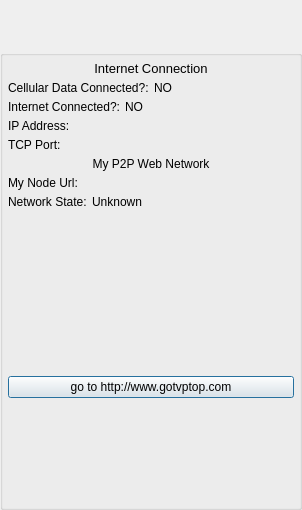
<?xml version="1.0" encoding="UTF-8"?>
<ui version="4.0">
 <class>ActivityNetworkStatusClass</class>
 <widget class="QDialog" name="ActivityNetworkStatusClass">
  <property name="geometry">
   <rect>
    <x>0</x>
    <y>0</y>
    <width>302</width>
    <height>510</height>
   </rect>
  </property>
  <property name="minimumSize">
   <size>
    <width>0</width>
    <height>0</height>
   </size>
  </property>
  <property name="maximumSize">
   <size>
    <width>16777215</width>
    <height>16777215</height>
   </size>
  </property>
  <property name="windowTitle">
   <string>About P2PThing</string>
  </property>
  <layout class="QVBoxLayout" name="verticalLayout">
   <property name="spacing">
    <number>0</number>
   </property>
   <property name="leftMargin">
    <number>0</number>
   </property>
   <property name="topMargin">
    <number>0</number>
   </property>
   <property name="rightMargin">
    <number>0</number>
   </property>
   <property name="bottomMargin">
    <number>0</number>
   </property>
   <item>
    <widget class="TitleBarWidget" name="m_TitleBarWidget" native="true">
     <property name="sizePolicy">
      <sizepolicy hsizetype="Preferred" vsizetype="Preferred">
       <horstretch>0</horstretch>
       <verstretch>0</verstretch>
      </sizepolicy>
     </property>
     <property name="minimumSize">
      <size>
       <width>0</width>
       <height>50</height>
      </size>
     </property>
     <property name="maximumSize">
      <size>
       <width>16777215</width>
       <height>16777215</height>
      </size>
     </property>
    </widget>
   </item>
   <item>
    <widget class="QGroupBox" name="StyledDlgItemsBox">
     <property name="minimumSize">
      <size>
       <width>0</width>
       <height>0</height>
      </size>
     </property>
     <property name="title">
      <string/>
     </property>
     <layout class="QVBoxLayout" name="verticalLayout_2">
      <property name="spacing">
       <number>5</number>
      </property>
      <property name="leftMargin">
       <number>5</number>
      </property>
      <property name="topMargin">
       <number>5</number>
      </property>
      <property name="rightMargin">
       <number>5</number>
      </property>
      <property name="bottomMargin">
       <number>5</number>
      </property>
      <item>
       <widget class="QLabel" name="m_NetworkTypeTile">
        <property name="font">
         <font>
          <pointsize>10</pointsize>
         </font>
        </property>
        <property name="text">
         <string>Internet Connection</string>
        </property>
        <property name="alignment">
         <set>Qt::AlignCenter</set>
        </property>
       </widget>
      </item>
      <item>
       <layout class="QHBoxLayout" name="horizontalLayout_4">
        <item>
         <widget class="QLabel" name="m_CellNetworkTitle">
          <property name="text">
           <string>Cellular Data Connected?:</string>
          </property>
         </widget>
        </item>
        <item>
         <widget class="QLabel" name="m_CellNetworkStateLabel">
          <property name="sizePolicy">
           <sizepolicy hsizetype="Expanding" vsizetype="Preferred">
            <horstretch>0</horstretch>
            <verstretch>0</verstretch>
           </sizepolicy>
          </property>
          <property name="text">
           <string>NO</string>
          </property>
         </widget>
        </item>
       </layout>
      </item>
      <item>
       <layout class="QHBoxLayout" name="horizontalLayout_3">
        <item>
         <widget class="QLabel" name="m_InternetConnectedTitle">
          <property name="text">
           <string>Internet Connected?:</string>
          </property>
         </widget>
        </item>
        <item>
         <widget class="QLabel" name="m_InternetConnectedStateLabel">
          <property name="sizePolicy">
           <sizepolicy hsizetype="Expanding" vsizetype="Preferred">
            <horstretch>0</horstretch>
            <verstretch>0</verstretch>
           </sizepolicy>
          </property>
          <property name="text">
           <string>NO</string>
          </property>
         </widget>
        </item>
       </layout>
      </item>
      <item>
       <layout class="QHBoxLayout" name="horizontalLayout_2">
        <item>
         <widget class="QLabel" name="m_IPAddressTitle">
          <property name="text">
           <string>IP Address:</string>
          </property>
         </widget>
        </item>
        <item>
         <widget class="QLabel" name="m_IPAddressValueLabel">
          <property name="sizePolicy">
           <sizepolicy hsizetype="Expanding" vsizetype="Preferred">
            <horstretch>0</horstretch>
            <verstretch>0</verstretch>
           </sizepolicy>
          </property>
          <property name="text">
           <string/>
          </property>
         </widget>
        </item>
       </layout>
      </item>
      <item>
       <layout class="QHBoxLayout" name="horizontalLayout">
        <item>
         <widget class="QLabel" name="m_TcpPortTitle">
          <property name="text">
           <string>TCP Port:</string>
          </property>
         </widget>
        </item>
        <item>
         <widget class="QLabel" name="m_TcpPortValueLabel">
          <property name="sizePolicy">
           <sizepolicy hsizetype="Expanding" vsizetype="Preferred">
            <horstretch>0</horstretch>
            <verstretch>0</verstretch>
           </sizepolicy>
          </property>
          <property name="text">
           <string/>
          </property>
         </widget>
        </item>
       </layout>
      </item>
      <item>
       <widget class="QLabel" name="labelCopywrite2">
        <property name="text">
         <string>My P2P Web Network</string>
        </property>
        <property name="alignment">
         <set>Qt::AlignCenter</set>
        </property>
       </widget>
      </item>
      <item>
       <layout class="QHBoxLayout" name="horizontalLayout_7">
        <item>
         <widget class="QLabel" name="m_MyNodeUrlTitle">
          <property name="text">
           <string>My Node Url:</string>
          </property>
         </widget>
        </item>
        <item>
         <widget class="QLabel" name="m_MyNodeUrlValueLabel">
          <property name="sizePolicy">
           <sizepolicy hsizetype="Expanding" vsizetype="Preferred">
            <horstretch>0</horstretch>
            <verstretch>0</verstretch>
           </sizepolicy>
          </property>
          <property name="text">
           <string notr="true"/>
          </property>
         </widget>
        </item>
       </layout>
      </item>
      <item>
       <layout class="QHBoxLayout" name="horizontalLayout_5">
        <item>
         <widget class="QLabel" name="m_P2PWebNetStateTitle">
          <property name="text">
           <string>Network State:</string>
          </property>
         </widget>
        </item>
        <item>
         <widget class="QLabel" name="m_P2PWebNetStateValueLabel">
          <property name="sizePolicy">
           <sizepolicy hsizetype="MinimumExpanding" vsizetype="Preferred">
            <horstretch>0</horstretch>
            <verstretch>0</verstretch>
           </sizepolicy>
          </property>
          <property name="text">
           <string>Unknown</string>
          </property>
         </widget>
        </item>
       </layout>
      </item>
      <item>
       <spacer name="verticalSpacer_2">
        <property name="orientation">
         <enum>Qt::Vertical</enum>
        </property>
        <property name="sizeType">
         <enum>QSizePolicy::Fixed</enum>
        </property>
        <property name="sizeHint" stdset="0">
         <size>
          <width>20</width>
          <height>10</height>
         </size>
        </property>
       </spacer>
      </item>
      <item>
       <widget class="QLabel" name="m_NetStatLine1">
        <property name="text">
         <string/>
        </property>
       </widget>
      </item>
      <item>
       <widget class="QLabel" name="m_NetStatLine2">
        <property name="text">
         <string/>
        </property>
       </widget>
      </item>
      <item>
       <widget class="QLabel" name="m_NetStatLine3">
        <property name="text">
         <string/>
        </property>
       </widget>
      </item>
      <item>
       <widget class="QLabel" name="m_NetStatLine4">
        <property name="text">
         <string/>
        </property>
       </widget>
      </item>
      <item>
       <widget class="QLabel" name="m_NetStatLine5">
        <property name="text">
         <string/>
        </property>
       </widget>
      </item>
      <item>
       <widget class="QLabel" name="m_NetStatLine6">
        <property name="text">
         <string/>
        </property>
       </widget>
      </item>
      <item>
       <widget class="QLabel" name="m_NetStatLine7">
        <property name="text">
         <string/>
        </property>
       </widget>
      </item>
      <item>
       <widget class="QLabel" name="m_NetStatLine8">
        <property name="text">
         <string/>
        </property>
       </widget>
      </item>
      <item>
       <widget class="QPushButton" name="gotoWebsiteButton">
        <property name="text">
         <string>go to http://www.gotvptop.com</string>
        </property>
       </widget>
      </item>
      <item>
       <spacer name="verticalSpacer">
        <property name="orientation">
         <enum>Qt::Vertical</enum>
        </property>
        <property name="sizeHint" stdset="0">
         <size>
          <width>20</width>
          <height>40</height>
         </size>
        </property>
       </spacer>
      </item>
     </layout>
    </widget>
   </item>
   <item>
    <widget class="BottomBarWidget" name="m_BottomBarWidget" native="true">
     <property name="sizePolicy">
      <sizepolicy hsizetype="Expanding" vsizetype="Minimum">
       <horstretch>0</horstretch>
       <verstretch>0</verstretch>
      </sizepolicy>
     </property>
     <property name="minimumSize">
      <size>
       <width>30</width>
       <height>0</height>
      </size>
     </property>
     <property name="autoFillBackground">
      <bool>true</bool>
     </property>
    </widget>
   </item>
  </layout>
 </widget>
 <customwidgets>
  <customwidget>
   <class>TitleBarWidget</class>
   <extends>QWidget</extends>
   <header>TitleBarWidget.h</header>
   <container>1</container>
  </customwidget>
  <customwidget>
   <class>BottomBarWidget</class>
   <extends>QWidget</extends>
   <header location="global">BottomBarWidget.h</header>
   <container>1</container>
  </customwidget>
 </customwidgets>
 <resources/>
 <connections/>
</ui>
